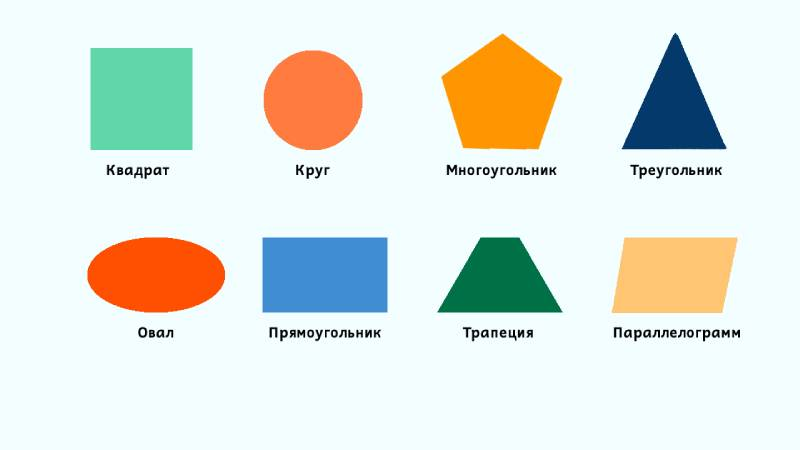
#> input picture readmeImg/figure1.jpg, 800 x 450 px
$ python ApproxFindFigure.py
#> lines starting #> are read from the running program, lines starting #| are printed output that depends on the picture; after the words box and inside, x2 and y2 are one past the last pixel; in counts of white or black regions, pixels touching at a corner belong together
import cv2
def noth(p):
    pass
cv2.namedWindow("setting")
cv2.createTrackbar("minS", "setting", 0, 1000, noth)
# cv2.createTrackbar("maxT", "setting", 0, 255, noth)
while True:
    minS = cv2.getTrackbarPos("minS", "setting")
    img = cv2.imread("./readmeImg/figure1.jpg")
#> img is the input picture: shape (450, 800, 3); mean B, G, R 223.6, 231.1, 225
    gray = cv2.cvtColor(img, cv2.COLOR_BGR2GRAY)
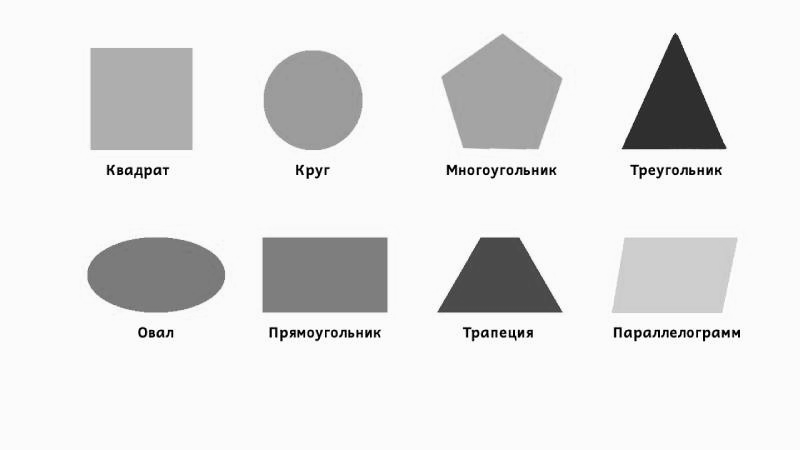
#> gray: shape (450, 800); min 1, max 255, mean 228.5
    ret, thresh = cv2.threshold(gray, 240, 255, cv2.THRESH_BINARY)
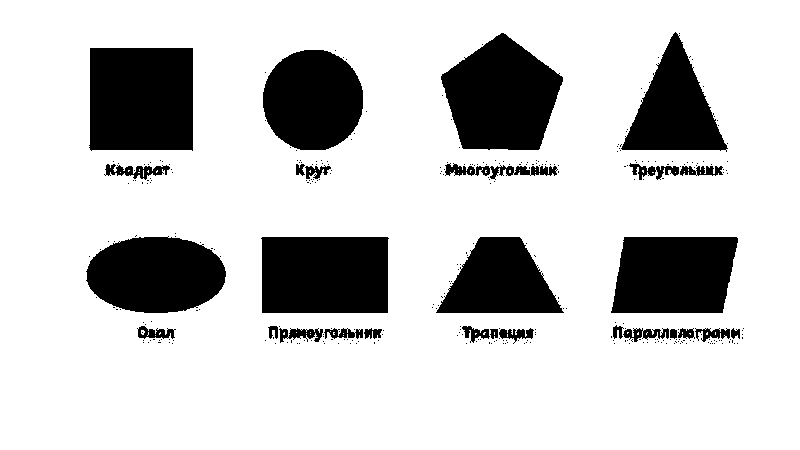
#> thresh: shape (450, 800); 79.6% white; 333 black regions (305 under 20 px)
    contours, hierarchy = cv2.findContours(thresh, cv2.RETR_TREE, cv2.CHAIN_APPROX_SIMPLE)
#> contours = 491 contours, 453 with area under 20; largest, box (x1, y1, x2, y2) and area: (0, 0, 800, 450) 358751, (88, 47, 194, 152) 10714, (440, 32, 564, 151) 10148, (260, 236, 390, 314) 9779, (610, 236, 739, 314) 8756

    for cnt in contours:
        s = cv2.contourArea(cnt)
        if minS<s:
           epsilon=0.01 * cv2.arcLength(cnt, True)
           approx = cv2.approxPolyDP(cnt,epsilon, True)
           x=approx.ravel()[0]
           y=approx.ravel()[1]
           print(x)
           print(approx)
           cv2.drawContours(img, [approx], 0, (0, 0, 0), 3)
           if len(approx) == 3:
               cv2.putText(img, "Triangle", (x, y), 1, 1, (255,0,0),3)
           elif len(approx) == 4:
               cv2.putText(img, "Rectangle", (x, y), 1, 1,(255,0,0),3)
           elif len(approx) == 5:
               cv2.putText(img, "Pentagon", (x, y), 1, 1, (255,0,0),3)
           elif 6 < len(approx) < 15:
               cv2.putText(img, "Ellipse", (x, y), 1, 1, (255,0,0),3)
           else:
               cv2.putText(img,"Circle",(x, y), 1,1, (255,0,0),3)
#> this loop made 491 passes
#> (s, epsilon, approx, x, y) on passes 1 to 9: (358751, 24.96, [[0, 0], [0, 449], [799, 449], [799, 0]], 0, 0), (2, 0.0566, [[736, 343], [737, 342], [738, 343], [737, 344]], 736, 343), (2, 0.0566, [[733, 343], [734, 342], [735, 343], [734, 344]], 733, 343), (2, 0.0566, [[721, 343], [722, 342], [723, 343], [722, 344]], 721, 343), (2, 0.0566, [[713, 343], [714, 342], [715, 343], [714, 344]], 713, 343), (2, 0.0566, [[711, 343], [712, 342], [713, 343], [712, 344]], 711, 343), (2, 0.0566, [[709, 343], [710, 342], [711, 343], [710, 344]], 709, 343), (2, 0.0566, [[685, 343], [686, 342], [687, 343], [686, 344]], 685, 343), (2, 0.0566, [[679, 343], [680, 342], [681, 343], [680, 344]], 679, 343)
#> (s, epsilon, x, y) on passes 39, 40, 43, 46, 57, 60: (4, 0.0766, 488, 342), (4, 0.0766, 373, 342), (6, 0.0966, 157, 342), (4, 0.0766, 728, 341), (4, 0.0766, 469, 341), (6, 0.0966, 732, 339)
#> (printed output is left out)
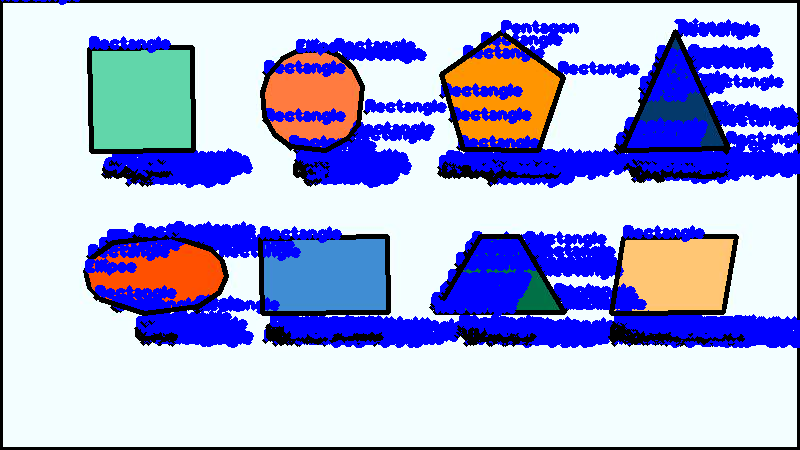
#> img: shape (450, 800, 3); mean B, G, R 217.9, 171.6, 166.7
    cv2.imshow("setting", img)
    cv2.waitKey(1)
